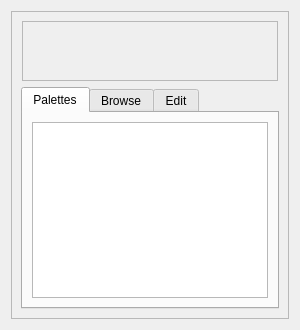
<?xml version="1.0" encoding="UTF-8"?>
<ui version="4.0">
 <class>PaletteEditor</class>
 <widget class="QWidget" name="PaletteEditor">
  <property name="geometry">
   <rect>
    <x>0</x>
    <y>0</y>
    <width>294</width>
    <height>330</height>
   </rect>
  </property>
  <property name="windowTitle">
   <string>Palettes</string>
  </property>
  <layout class="QGridLayout" name="gridLayout_2">
   <item row="0" column="0">
    <widget class="QFrame" name="frame">
     <property name="minimumSize">
      <size>
       <width>278</width>
       <height>16</height>
      </size>
     </property>
     <property name="maximumSize">
      <size>
       <width>330</width>
       <height>16777215</height>
      </size>
     </property>
     <property name="frameShape">
      <enum>QFrame::StyledPanel</enum>
     </property>
     <property name="frameShadow">
      <enum>QFrame::Sunken</enum>
     </property>
     <layout class="QVBoxLayout" name="verticalLayout_2">
      <item>
       <widget class="QFrame" name="frame_2">
        <property name="sizePolicy">
         <sizepolicy hsizetype="Preferred" vsizetype="Minimum">
          <horstretch>0</horstretch>
          <verstretch>0</verstretch>
         </sizepolicy>
        </property>
        <layout class="QGridLayout">
         <property name="margin">
          <number>0</number>
         </property>
         <property name="spacing">
          <number>0</number>
         </property>
         <item row="0" column="0">
          <widget class="QLabel" name="m_paletteLabel">
           <property name="sizePolicy">
            <sizepolicy hsizetype="Preferred" vsizetype="Minimum">
             <horstretch>0</horstretch>
             <verstretch>1</verstretch>
            </sizepolicy>
           </property>
           <property name="minimumSize">
            <size>
             <width>256</width>
             <height>60</height>
            </size>
           </property>
           <property name="maximumSize">
            <size>
             <width>256</width>
             <height>60</height>
            </size>
           </property>
           <property name="frameShape">
            <enum>QFrame::StyledPanel</enum>
           </property>
           <property name="frameShadow">
            <enum>QFrame::Sunken</enum>
           </property>
          </widget>
         </item>
        </layout>
       </widget>
      </item>
      <item>
       <widget class="QTabWidget" name="m_tabWidget">
        <property name="sizePolicy">
         <sizepolicy hsizetype="Preferred" vsizetype="Expanding">
          <horstretch>0</horstretch>
          <verstretch>1</verstretch>
         </sizepolicy>
        </property>
        <property name="tabShape">
         <enum>QTabWidget::Rounded</enum>
        </property>
        <property name="currentIndex">
         <number>0</number>
        </property>
        <widget class="QWidget" name="m_builtinTab">
         <attribute name="title">
          <string>Palettes</string>
         </attribute>
         <layout class="QHBoxLayout">
          <item>
           <widget class="QListView" name="m_palettesView">
            <property name="sizePolicy">
             <sizepolicy hsizetype="Expanding" vsizetype="Preferred">
              <horstretch>0</horstretch>
              <verstretch>0</verstretch>
             </sizepolicy>
            </property>
            <property name="iconSize">
             <size>
              <width>256</width>
              <height>30</height>
             </size>
            </property>
            <property name="viewMode">
             <enum>QListView::IconMode</enum>
            </property>
           </widget>
          </item>
         </layout>
        </widget>
        <widget class="QWidget" name="m_browseTab">
         <attribute name="title">
          <string>Browse</string>
         </attribute>
         <layout class="QVBoxLayout" name="_3">
          <item>
           <layout class="QHBoxLayout" name="horizontalLayout_5">
            <item>
             <widget class="QLineEdit" name="m_browseLineEdit"/>
            </item>
            <item>
             <widget class="QToolButton" name="m_openButton">
              <property name="text">
               <string>...</string>
              </property>
              <property name="icon">
               <iconset resource="../qosmic.qrc">
                <normaloff>:/icons/silk/folder.xpm</normaloff>:/icons/silk/folder.xpm</iconset>
              </property>
              <property name="iconSize">
               <size>
                <width>18</width>
                <height>18</height>
               </size>
              </property>
             </widget>
            </item>
           </layout>
          </item>
          <item>
           <widget class="QListView" name="m_browseView">
            <property name="iconSize">
             <size>
              <width>256</width>
              <height>30</height>
             </size>
            </property>
            <property name="viewMode">
             <enum>QListView::IconMode</enum>
            </property>
           </widget>
          </item>
         </layout>
        </widget>
        <widget class="QWidget" name="m_gradientsTab">
         <attribute name="title">
          <string>Edit</string>
         </attribute>
         <layout class="QGridLayout" name="_2" rowstretch="0,0,0,0,1">
          <item row="0" column="0">
           <layout class="QHBoxLayout" name="horizontalLayout">
            <item>
             <widget class="QLabel" name="m_rotateLabel">
              <property name="text">
               <string>rotate</string>
              </property>
             </widget>
            </item>
            <item>
             <widget class="QSlider" name="m_rotateSlider">
              <property name="maximum">
               <number>255</number>
              </property>
              <property name="orientation">
               <enum>Qt::Horizontal</enum>
              </property>
             </widget>
            </item>
           </layout>
          </item>
          <item row="1" column="0">
           <layout class="QGridLayout" name="gradientsTabGridLayout" rowstretch="0,0,1,0" rowminimumheight="0,0,60,0">
            <item row="0" column="0">
             <widget class="QGroupBox" name="m_gradientSpreadGroupBox">
              <property name="title">
               <string/>
              </property>
              <layout class="QHBoxLayout" name="horizontalLayout_2">
               <property name="spacing">
                <number>0</number>
               </property>
               <property name="margin">
                <number>0</number>
               </property>
               <item>
                <widget class="QRadioButton" name="m_padSpreadButton">
                 <property name="text">
                  <string>pad</string>
                 </property>
                </widget>
               </item>
               <item>
                <widget class="QRadioButton" name="m_repeatSpreadButton">
                 <property name="text">
                  <string>repeat</string>
                 </property>
                </widget>
               </item>
               <item>
                <widget class="QRadioButton" name="m_reflectSpreadButton">
                 <property name="text">
                  <string>reflect</string>
                 </property>
                </widget>
               </item>
              </layout>
             </widget>
            </item>
            <item row="1" column="0">
             <widget class="GradientStopsEditor" name="m_gradientEnds" native="true">
              <property name="sizePolicy">
               <sizepolicy hsizetype="Preferred" vsizetype="Minimum">
                <horstretch>0</horstretch>
                <verstretch>1</verstretch>
               </sizepolicy>
              </property>
              <property name="minimumSize">
               <size>
                <width>256</width>
                <height>10</height>
               </size>
              </property>
              <property name="maximumSize">
               <size>
                <width>256</width>
                <height>10</height>
               </size>
              </property>
             </widget>
            </item>
            <item row="2" column="0">
             <widget class="QLabel" name="m_gradientLabel">
              <property name="sizePolicy">
               <sizepolicy hsizetype="Preferred" vsizetype="Preferred">
                <horstretch>0</horstretch>
                <verstretch>2</verstretch>
               </sizepolicy>
              </property>
              <property name="minimumSize">
               <size>
                <width>256</width>
                <height>0</height>
               </size>
              </property>
              <property name="maximumSize">
               <size>
                <width>256</width>
                <height>60</height>
               </size>
              </property>
              <property name="frameShape">
               <enum>QFrame::StyledPanel</enum>
              </property>
              <property name="frameShadow">
               <enum>QFrame::Sunken</enum>
              </property>
             </widget>
            </item>
            <item row="3" column="0">
             <widget class="GradientStopsEditor" name="m_gradientStops" native="true">
              <property name="sizePolicy">
               <sizepolicy hsizetype="Preferred" vsizetype="Minimum">
                <horstretch>0</horstretch>
                <verstretch>1</verstretch>
               </sizepolicy>
              </property>
              <property name="minimumSize">
               <size>
                <width>256</width>
                <height>10</height>
               </size>
              </property>
              <property name="maximumSize">
               <size>
                <width>256</width>
                <height>10</height>
               </size>
              </property>
             </widget>
            </item>
           </layout>
          </item>
          <item row="3" column="0">
           <layout class="QHBoxLayout" name="horizontalLayout_3">
            <item>
             <widget class="IntValueEditor" name="m_randomGradientSpinBox">
              <property name="toolTip">
               <string>number of randomly generated stops,
&lt; 2 implies random number on [2,128]</string>
              </property>
              <property name="minimum">
               <number>1</number>
              </property>
              <property name="maximum">
               <number>128</number>
              </property>
             </widget>
            </item>
            <item>
             <widget class="QToolButton" name="m_randomGradientButton">
              <property name="toolTip">
               <string>random gradient</string>
              </property>
              <property name="text">
               <string>new</string>
              </property>
             </widget>
            </item>
            <item>
             <spacer name="horizontalSpacer">
              <property name="orientation">
               <enum>Qt::Horizontal</enum>
              </property>
              <property name="sizeHint" stdset="0">
               <size>
                <width>40</width>
                <height>20</height>
               </size>
              </property>
             </spacer>
            </item>
            <item>
             <widget class="QToolButton" name="m_resetGradientButton">
              <property name="toolTip">
               <string>reset</string>
              </property>
              <property name="text">
               <string>reset</string>
              </property>
             </widget>
            </item>
            <item>
             <widget class="QToolButton" name="m_saveGradientButton">
              <property name="toolTip">
               <string>save</string>
              </property>
              <property name="text">
               <string>save</string>
              </property>
             </widget>
            </item>
           </layout>
          </item>
          <item row="4" column="0">
           <spacer name="verticalSpacer">
            <property name="orientation">
             <enum>Qt::Vertical</enum>
            </property>
            <property name="sizeHint" stdset="0">
             <size>
              <width>20</width>
              <height>40</height>
             </size>
            </property>
           </spacer>
          </item>
          <item row="2" column="0">
           <spacer name="horizontalSpacer_2">
            <property name="orientation">
             <enum>Qt::Horizontal</enum>
            </property>
            <property name="sizeHint" stdset="0">
             <size>
              <width>40</width>
              <height>8</height>
             </size>
            </property>
           </spacer>
          </item>
         </layout>
        </widget>
       </widget>
      </item>
     </layout>
    </widget>
   </item>
  </layout>
 </widget>
 <customwidgets>
  <customwidget>
   <class>IntValueEditor</class>
   <extends>QSpinBox</extends>
   <header>intvalueeditor.h</header>
  </customwidget>
  <customwidget>
   <class>GradientStopsEditor</class>
   <extends>QWidget</extends>
   <header>gradientstopseditor.h</header>
   <container>1</container>
  </customwidget>
 </customwidgets>
 <resources>
  <include location="../qosmic.qrc"/>
 </resources>
 <connections/>
</ui>
